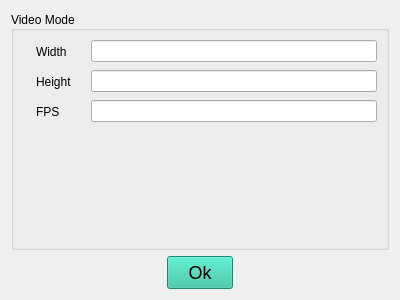
<?xml version="1.0" encoding="UTF-8"?>
<ui version="4.0">
 <class>VideoMode</class>
 <widget class="QWidget" name="VideoMode">
  <property name="geometry">
   <rect>
    <x>0</x>
    <y>0</y>
    <width>400</width>
    <height>300</height>
   </rect>
  </property>
  <property name="windowTitle">
   <string>Video Mode</string>
  </property>
  <property name="styleSheet">
   <string notr="true">

QLabel {
    padding: 5px 10px;
}

QPushButton {
    background-color: #2ABf9E;
    color: black;
    padding: 5px 20px;
    font-size: 18px;
}</string>
  </property>
  <layout class="QGridLayout" name="gridLayout">
   <item row="1" column="1">
    <widget class="QPushButton" name="ok">
     <property name="text">
      <string>Ok</string>
     </property>
    </widget>
   </item>
   <item row="1" column="0">
    <spacer name="horizontalSpacer">
     <property name="orientation">
      <enum>Qt::Horizontal</enum>
     </property>
     <property name="sizeHint" stdset="0">
      <size>
       <width>40</width>
       <height>20</height>
      </size>
     </property>
    </spacer>
   </item>
   <item row="1" column="2">
    <spacer name="horizontalSpacer_2">
     <property name="orientation">
      <enum>Qt::Horizontal</enum>
     </property>
     <property name="sizeHint" stdset="0">
      <size>
       <width>40</width>
       <height>20</height>
      </size>
     </property>
    </spacer>
   </item>
   <item row="0" column="0" colspan="3">
    <widget class="QGroupBox" name="content">
     <property name="styleSheet">
      <string notr="true">QPushButton {

    background-color: #2ABf9E;
    color: black;

    padding: 5px 20px;

    font-size: 18px;

}</string>
     </property>
     <property name="title">
      <string>Video Mode</string>
     </property>
     <property name="alignment">
      <set>Qt::AlignLeading|Qt::AlignLeft|Qt::AlignVCenter</set>
     </property>
     <layout class="QFormLayout" name="formLayout">
      <item row="0" column="0">
       <widget class="QLabel" name="label">
        <property name="text">
         <string>Width</string>
        </property>
       </widget>
      </item>
      <item row="0" column="1">
       <widget class="QLineEdit" name="width"/>
      </item>
      <item row="1" column="0">
       <widget class="QLabel" name="label_2">
        <property name="text">
         <string>Height</string>
        </property>
       </widget>
      </item>
      <item row="1" column="1">
       <widget class="QLineEdit" name="height"/>
      </item>
      <item row="2" column="0">
       <widget class="QLabel" name="label_3">
        <property name="text">
         <string>FPS</string>
        </property>
       </widget>
      </item>
      <item row="2" column="1">
       <widget class="QLineEdit" name="fps"/>
      </item>
      <item row="3" column="0" colspan="2">
       <spacer name="verticalSpacer">
        <property name="orientation">
         <enum>Qt::Vertical</enum>
        </property>
        <property name="sizeHint" stdset="0">
         <size>
          <width>20</width>
          <height>40</height>
         </size>
        </property>
       </spacer>
      </item>
     </layout>
    </widget>
   </item>
  </layout>
 </widget>
 <resources/>
 <connections/>
</ui>
